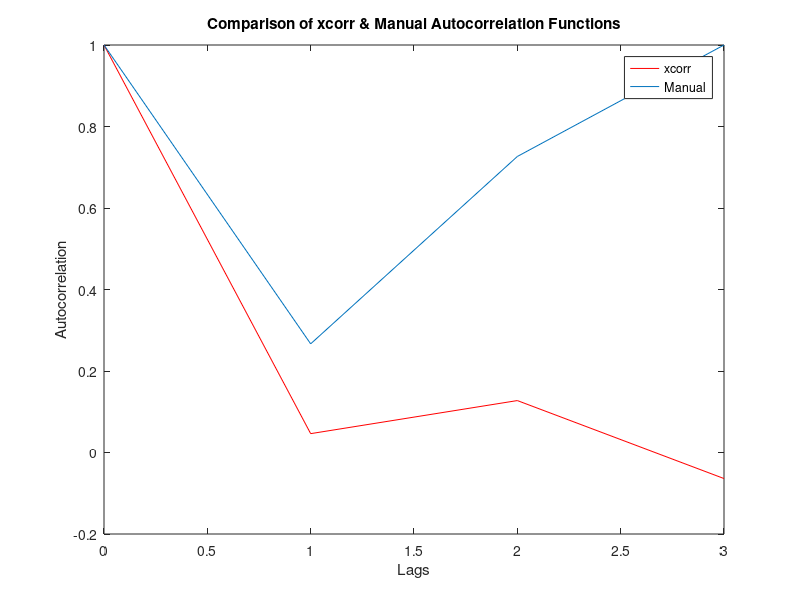

Reproduce this figure in MATLAB.
clear; clc;

num = 5;
x = randn(num,1);

% Compute xcorr autocorrelation
[cc_x,lags] = xcorr(x,'coeff');

% Plot Lags 0 to 1 (ignore -1 lags)
figure(1);
plot(lags(num:end-1),cc_x(num:end-1),'r');
xlabel('Lags');
ylabel('Autocorrelation');
title('Comparison of xcorr & Manual Autocorrelation Functions');

% Compute full manual autocorrelation
 for k=0:size(x,1)-2
     x_m = x(k+1:size(x,1));
     x_p = x(1:size(x,1)-k);
     x_m = x_m-mean(x_m);
     x_p = x_p-mean(x_p);
     ttop = sum(x_m.*x_p);
     x_mm = mean(x_m);
     x_pm = mean(x_p);
     bottom1 = sum((x_m-x_mm).^2);
     bottom2 = sum((x_p-x_pm).^2);
    tbottom = sqrt(bottom1*bottom2);
     cc(k+1) = ttop/tbottom;
 end
 

 c_lag=(0:num-2);

 hold on;
 plot(c_lag,cc);
 legend('xcorr','Manual'); 
 hold off;
